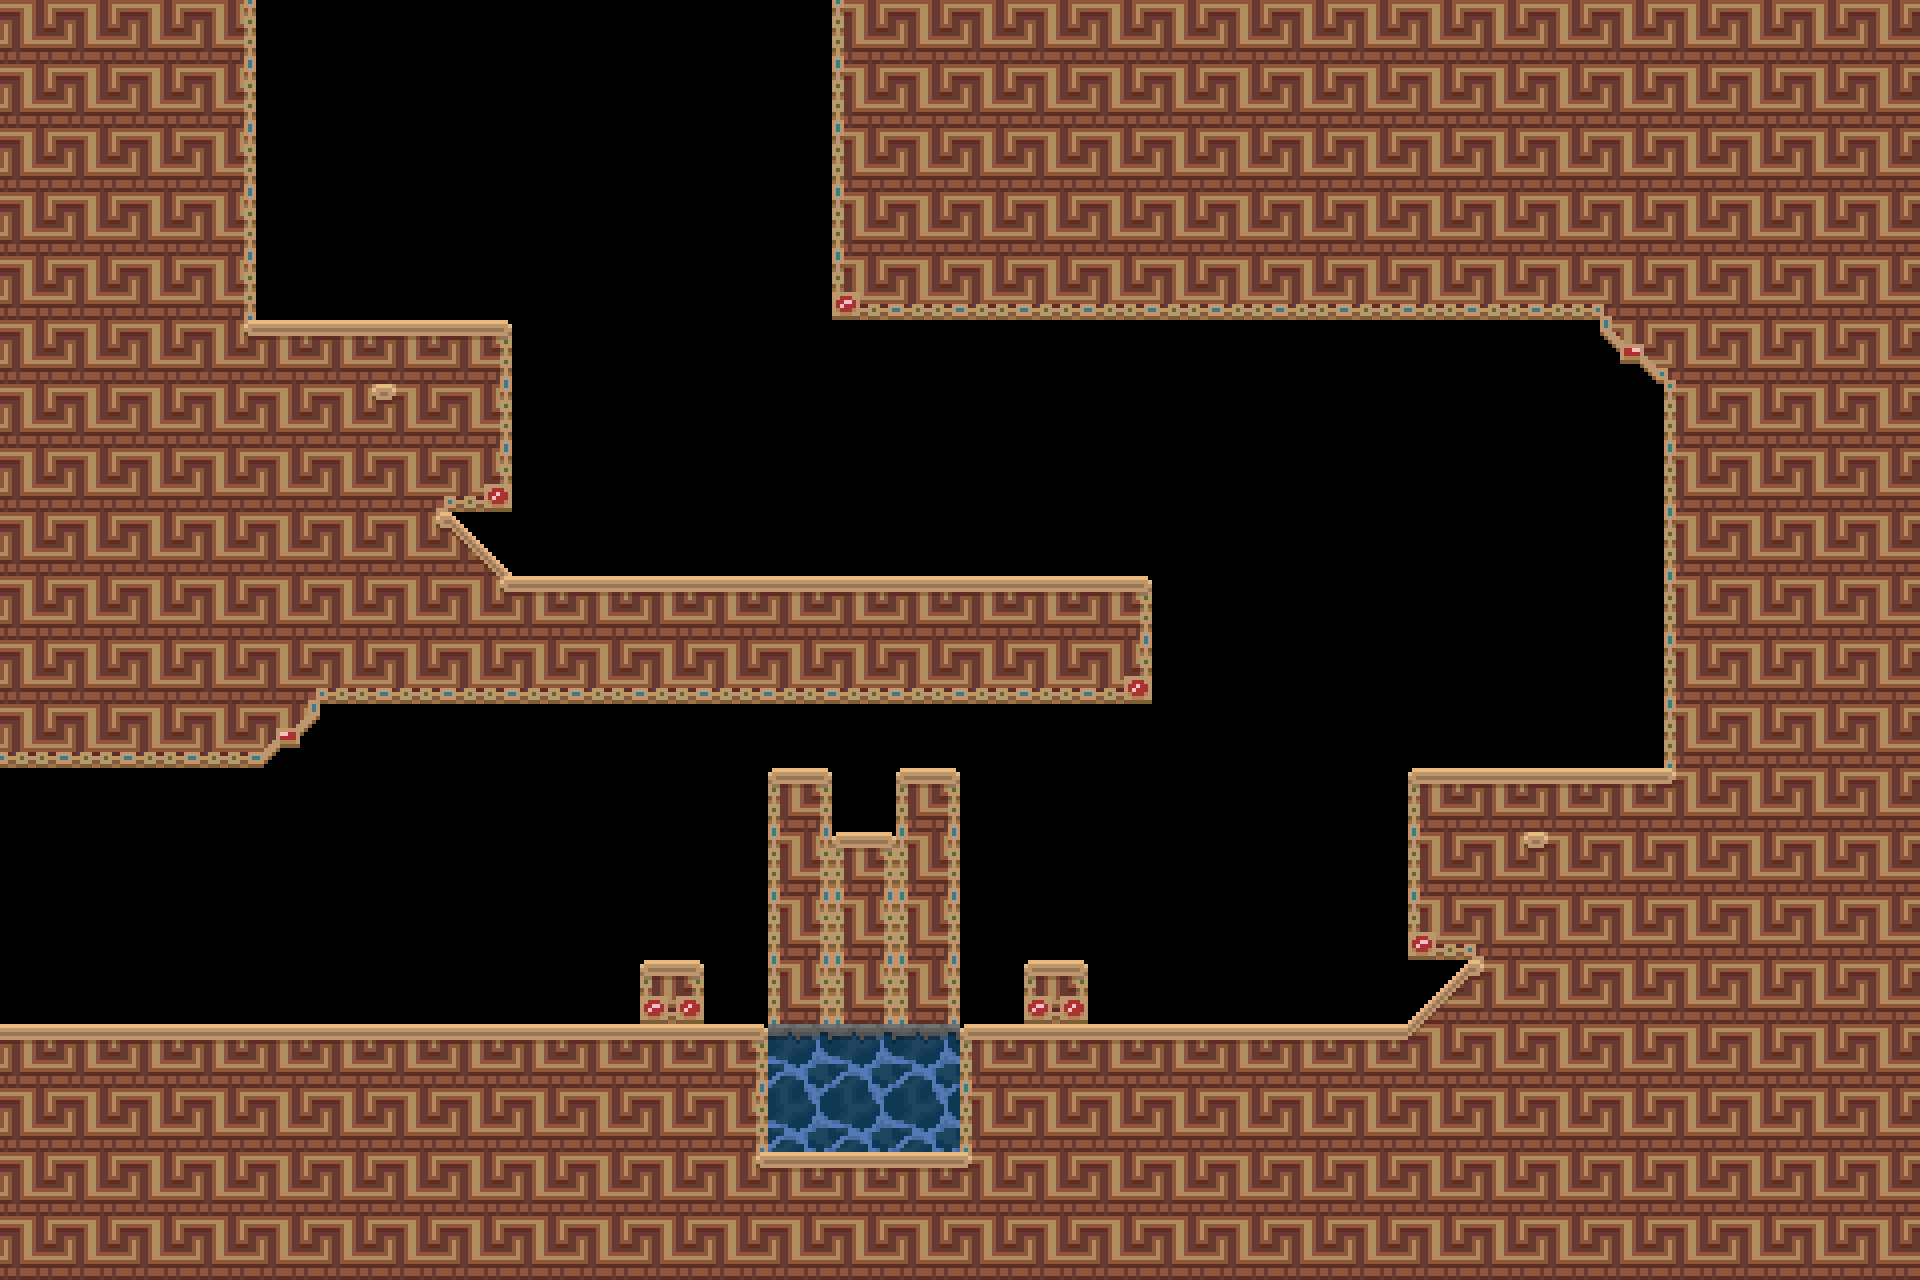

The image is a tile-based game level rendered from a .tmx file. Its description and complete source (layers, tilesets, objects, tile grids) follow:
An orthogonal 30x20 tile map with 64x64 px tiles, 1 tile layer (tiles), 2 tilesets and 7 objects (N, W).

<map version="1.4" tiledversion="1.4.3" orientation="orthogonal" renderorder="right-down" width="30" height="20" tilewidth="64" tileheight="64" infinite="0" nextlayerid="5" nextobjectid="11">
 <tileset firstgid="1" source="../tileset2.tsx" />
 <tileset firstgid="37" source="../tileset3.tsx" />
 <layer id="1" name="tiles" width="30" height="20">
  <data encoding="csv">
11,11,11,12,0,0,0,0,0,0,0,0,0,10,11,11,11,11,11,11,11,11,11,11,11,11,11,11,11,11,
11,11,11,12,0,0,0,0,0,0,0,0,0,10,11,11,11,11,11,11,11,11,11,11,11,11,11,11,11,11,
11,11,11,12,0,0,0,0,0,0,0,0,0,10,11,11,11,11,11,11,11,11,11,11,11,11,11,11,11,11,
11,11,11,12,0,0,0,0,0,0,0,0,0,10,11,11,11,11,11,11,11,11,11,11,11,11,11,11,11,11,
11,11,11,12,0,0,0,0,0,0,0,0,0,19,20,20,20,20,20,20,20,20,20,20,20,6,11,11,11,11,
11,11,11,14,2,2,2,3,0,0,0,0,0,0,0,0,0,0,0,0,0,0,0,0,0,36,6,11,11,11,
11,11,11,11,11,14,15,12,0,0,0,0,0,0,0,0,0,0,0,0,0,0,0,0,0,0,10,11,11,11,
11,11,11,11,11,11,5,21,0,0,0,0,0,0,0,0,0,0,0,0,0,0,0,0,0,0,10,11,11,11,
11,11,11,11,11,11,14,7,0,0,0,0,0,0,0,0,0,0,0,0,0,0,0,0,0,0,10,11,11,11,
11,11,11,11,11,11,11,14,2,2,2,2,2,2,2,2,2,3,0,0,0,0,0,0,0,0,10,11,11,11,
11,11,11,11,5,20,20,20,20,20,20,20,20,20,20,20,20,21,0,0,0,0,0,0,0,0,10,11,11,11,
20,20,20,20,18,0,0,0,0,0,0,0,0,0,0,0,0,0,0,0,0,0,0,0,0,0,10,11,11,11,
0,0,0,0,0,0,0,0,0,0,0,0,4,0,4,0,0,0,0,0,0,0,1,2,2,2,15,11,11,11,
0,0,0,0,0,0,0,0,0,0,0,0,13,4,13,0,0,0,0,0,0,0,10,14,15,11,11,11,11,11,
0,0,0,0,0,0,0,0,0,0,0,0,13,13,13,0,0,0,0,0,0,0,19,6,11,11,11,11,11,11,
0,0,0,0,0,0,0,0,0,0,31,0,13,13,13,0,31,0,0,0,0,0,8,15,11,11,11,11,11,11,
2,2,2,2,2,2,2,2,2,2,2,3,38,38,38,1,2,2,2,2,2,2,17,11,11,11,11,11,11,11,
11,11,11,11,11,11,11,11,11,11,11,12,46,46,46,10,11,11,11,11,11,11,11,11,11,11,11,11,11,11,
11,11,11,11,11,11,11,11,11,11,11,14,2,2,2,15,11,11,11,11,11,11,11,11,11,11,11,11,11,11,
11,11,11,11,11,11,11,11,11,11,11,11,11,11,11,11,11,11,11,11,11,11,11,11,11,11,11,11,11,11
</data>
 </layer>
 <objectgroup id="4" name="conx">
  <object id="6" name="N" x="256" y="0" width="576" height="64" />
  <object id="7" name="W" x="0" y="768" width="64" height="256" />
 </objectgroup>
 <objectgroup id="2" name="collision">
  <object id="2" x="832" y="0" visible="0">
   <polygon points="0,0 1088,0 1088,1280 -832,1280 -832,1024 576,1024 640,960 576,960 576,768 832,768 832,384 768,320 0,320" />
  </object>
  <object id="3" x="0" y="0" visible="0">
   <polygon points="0,0 256,0 256,320 512,320 512,512 448,512 512,576 1152,576 1152,704 320,704 256,768 0,768" />
  </object>
  <object id="10" x="32" y="32">
   <polygon points="0,0 0,1216 1856,1216 1856,0" />
  </object>
 </objectgroup>
 <objectgroup id="3" name="Pesca">
  <object id="4" x="640" y="960" width="64" height="64" />
  <object id="5" x="1024" y="960" width="64" height="64" />
 </objectgroup>
</map>
